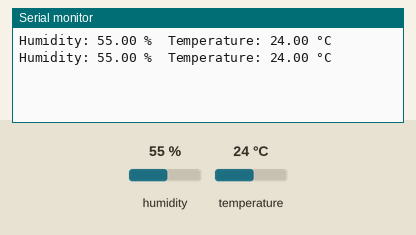
The sketch below on a simulated Arduino Uno, built with avr-gcc and run on an emulated ATmega328P. On the bench: the last lines printed to the serial monitor. The inputs (shaded band) are chosen by the test bench; at power-on: humidity 55 %, temperature 24 °C.

Above: at 4.8 s.
4.9 s: humidity set to 22 %
At 7.3 s:
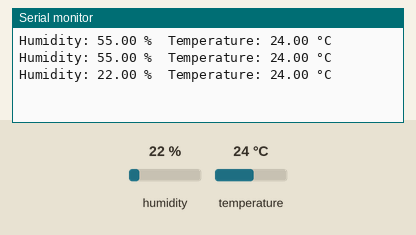
7.9 s: temperature set to 12 °C
At 8.5 s:
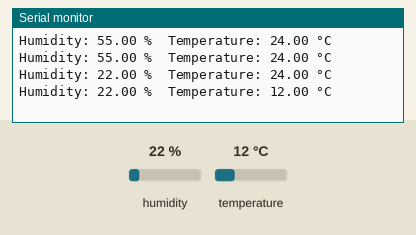
10.9 s: humidity set to 40 %
At 13.4 s:
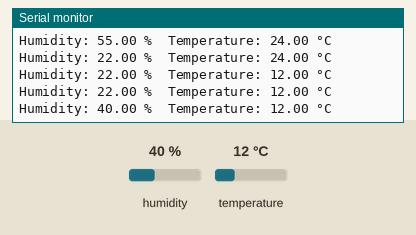
Timing chart, 0 to 14.9 s (numbered marks = the images above; inputs shaded):
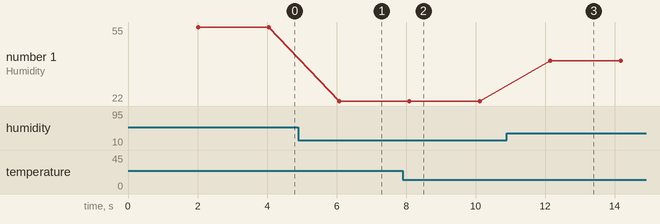

Measured:
- after the input at 4.9 s, the serial monitor: prints a new line after 1.2 s (image 1)
- after the input at 7.9 s, the serial monitor: prints a new line after 0.20 s (image 2)
- after the input at 10.9 s, the serial monitor: prints a new line after 1.2 s (image 3)
- plotted number 1: 55 → 22 after the input at 4.9 s, 22 → 40 after the input at 10.9 s

The sketch:

Humidity_Sensor.ino
```cpp
#include "DHT.h"

#define DHTPIN 3       // Define the pin where the sensor is connected
#define DHTTYPE DHT11   // Change this to DHT11 if you're using that sensor

DHT dht(DHTPIN, DHTTYPE);

void setup() {
  Serial.begin(9600);
  dht.begin();
}

void loop() {
  delay(2000);  // Wait a few seconds between readings

  float humidity = dht.readHumidity();   // Read humidity value
  float temperature = dht.readTemperature();  // Read temperature value in Celsius (default)

  if (isnan(humidity) || isnan(temperature)) {
    Serial.println("Failed to read from DHT sensor!");
  } else {
    Serial.print("Humidity: ");
    Serial.print(humidity);
    Serial.print(" %\t");
    Serial.print("Temperature: ");
    Serial.print(temperature);
    Serial.println(" °C");
  }
}
```
